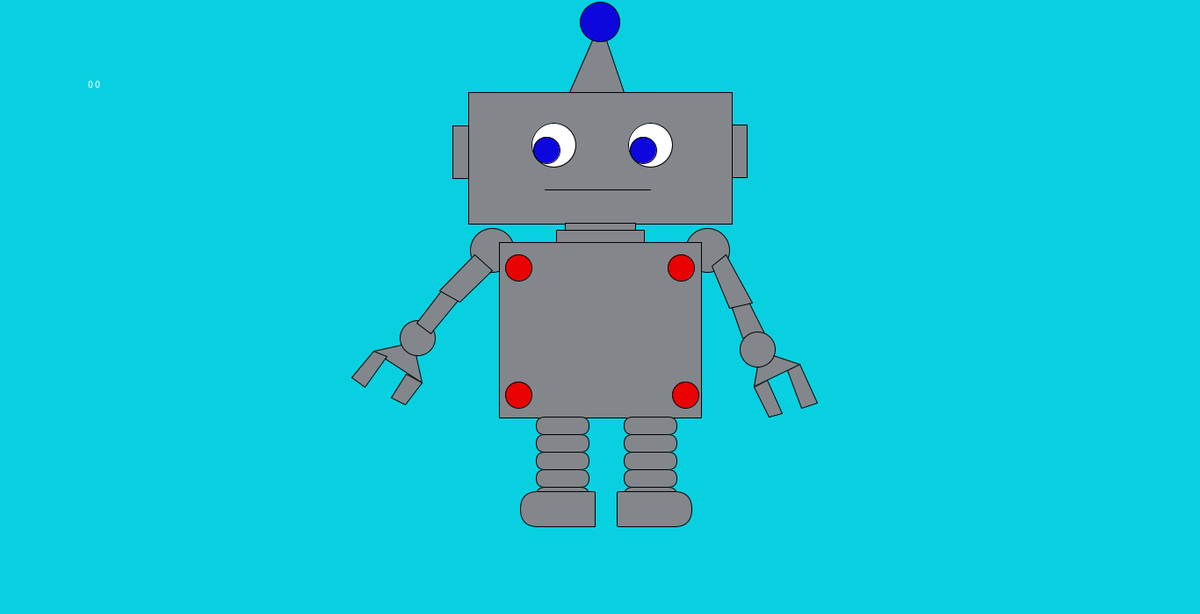
Frame 1 (no input)
Frame 60 (the mouse pressed at the canvas centre just before this capture): identical to frame 1, image omitted
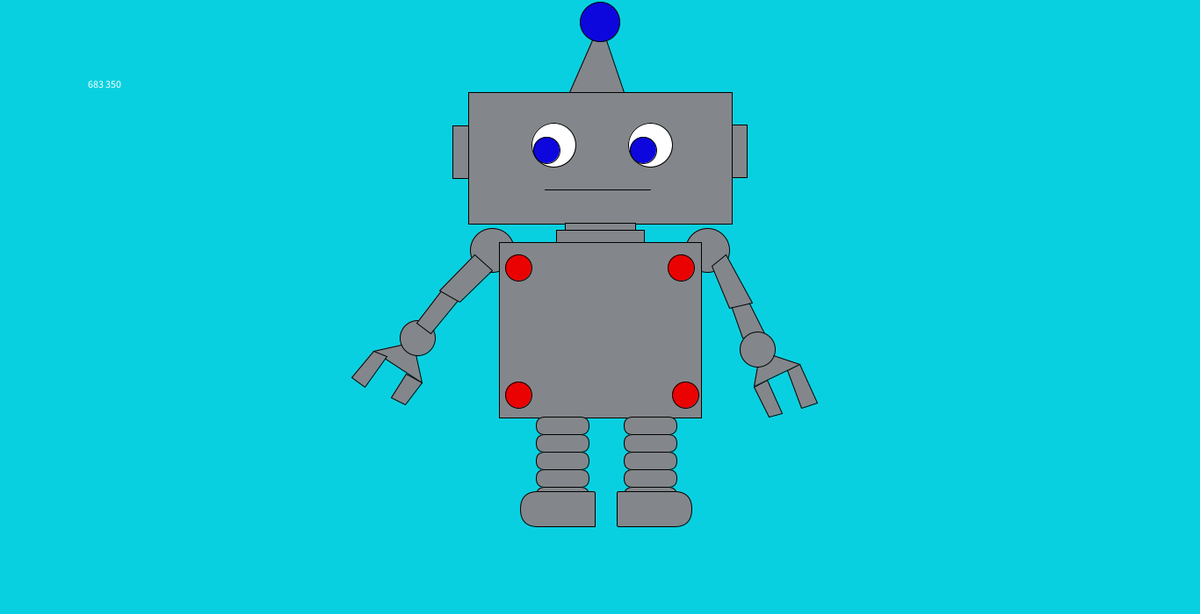
Frame 120 (the mouse held since frame 60 and released just before this capture)

The Processing sketch that drew these frames (run headless with seeded random() and noise(); from frame 60 on, the mouse is pressed at the canvas centre):

// Processing sketch: Robot1
// ── Robot1.pde

void setup()
{
  size(1366, 700);
  background(9, 208, 224);
} 

void draw()
{
  background(9, 208, 224);
  fill(255);
  text(mouseX+ " "+ mouseY, 100, 100);

  rectMode(CENTER);
  fill(131,135,139);
  triangle(width/2, 25, 710, 105, 648, 105);
  fill(13, 7, 222);
  ellipse(width/2, 25, 45, 45);
  fill(131,135,139);
  rect(525, 173, 20, 60); // earL
  rect(840, 172, 20, 60); // earR  
  rect(width/2, 180, 300, 150); // head
  line(620, 216, 740, 216);
  ellipse(560, 285, 50, 50);// shoulder
  beginShape(); // hand
  vertex(470, 390);
  vertex(480, 436);
  vertex(425, 400);
  endShape(CLOSE); 
  ellipse(475, 385, 40, 40);// palm
  beginShape();// arm2
  vertex(503, 330);
  vertex(522, 341);
  vertex(490, 380);
  vertex(474, 368);
  endShape(CLOSE);
  beginShape();// arm1
  vertex(540, 290);
  vertex(560, 308);
  vertex(523, 344);
  vertex(500, 331);
  endShape(CLOSE);
  beginShape(QUAD); // hand
  vertex(425, 400);
  vertex(440, 406);
  vertex(415, 441);
  vertex(400, 430);
  endShape(CLOSE);
  beginShape(); // hand
  vertex(480, 436);
  vertex(462, 426);
  vertex(445, 453);
  vertex(461, 461);
  endShape(CLOSE); 
  ellipse(805, 285, 50, 50);// shoulder
  beginShape();// arm2
  vertex(832, 348);
  vertex(851, 342);
  vertex(870, 380);
  vertex(845, 385);
  endShape(CLOSE);
  beginShape();// arm1
  vertex(810, 303);
  vertex(826, 290);
  vertex(856, 345);
  vertex(830, 351);
  endShape(CLOSE);
  beginShape(); // palm
  vertex(865, 400);
  vertex(910, 415);
  vertex(858, 440);
  endShape(CLOSE); 
  ellipse(862, 398, 40, 40); // wrist
  beginShape(); // hand
  vertex(858, 441);
  vertex(873, 433);
  vertex(890, 471);
  vertex(875, 475);
  endShape(CLOSE);
  beginShape(); // hand
  vertex(910, 415);
  vertex(896, 422);
  vertex(912, 465);
  vertex(930, 459);
  endShape(CLOSE);
  rect(width/2, 262, 80, 15); // neck1
  rect(width/2, 270, 100, 15); //neck2
  rect(width/2, 376, 230, 200);// body
  fill(234,2,2);
  ellipse(775,305,30,30);
  ellipse(590,305,30,30); // button
  ellipse(590, 450,30,30);
  ellipse(780,450,30,30);
  fill(255);
  ellipse(630, 165, 50, 50);//eyeL
  ellipse(740, 165, 50, 50);//eyeR
  fill(13, 7, 222);
  ellipse(622, 171, 30, 30); //eyeballL
  ellipse(732, 171, 30, 30); //eyeballR
  fill(131,135,139);
  rect(640, 485, 60, 20, 15);//legsL
  rect(640, 505, 60, 20, 15);//legsL
  rect(640, 525, 60, 20, 15);//legsL
  rect(640, 545, 60, 20, 15);//legsL
  rect(640, 565, 60, 20, 15);//legsL
  rect(740, 485, 60, 20, 15);//legsR
  rect(740, 505, 60, 20, 15);//legsR
  rect(740, 525, 60, 20, 15);//legsR
  rect(740, 545, 60, 20, 15);//legsR
  rect(740, 565, 60, 20, 15);//legsR
  rect(635, 580, 85, 40, 30, 2, 0, 40); // Lfoot
  rect(745, 580, 85, 40, 2, 30, 40, 2); // Rfoot
}  
